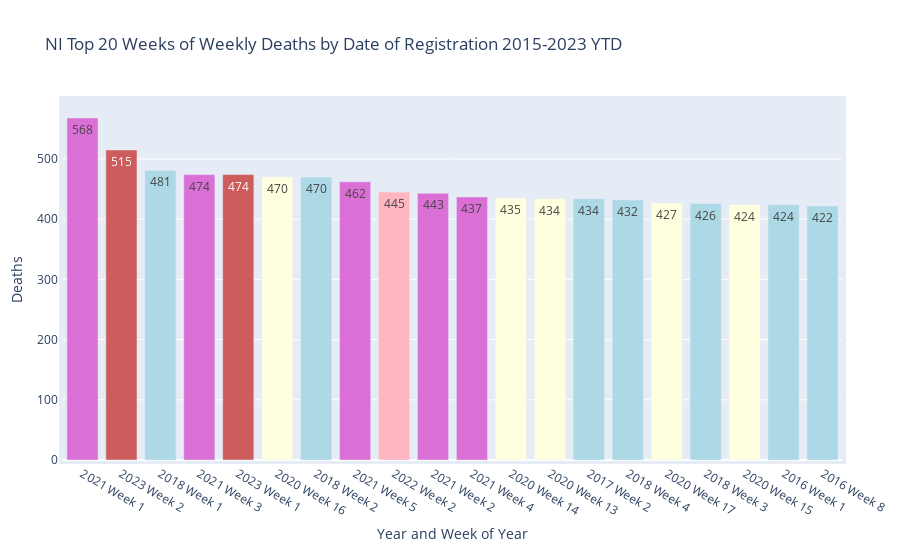

Source (notebook cell):
### Code cell
import plotly.graph_objects as go
from plotly.subplots import make_subplots
import plotly.offline as pyo

# Set notebook mode to work in offline
#pyo.init_notebook_mode()

my_colors = ["indianred" if '2023' in item else 'lightpink' if '2022' in item else 'orchid' if '2021' in item else 'lightyellow' if '2020' in item else 'lightblue' for item in sorted_melted_df['Year_and_Week']]

fig_layout = go.Layout(
    height=500,
    margin=dict(l=50, r=50, b=100, t=100, pad=4),
    title=dict(text="NI Top 20 Weeks of Weekly Deaths by Date of Registration 2015-2023 YTD"),
    xaxis=dict(title_text="Year and Week of Year", type='category'),
    yaxis=dict(title_text="Deaths"),
)

fig_deaths_trends_top20 = make_subplots(specs=[[{"secondary_y": False}]])

def get_color(year_and_week):
    return 'green'

fig_deaths_trends_top20.add_trace(
    go.Bar(
        x=sorted_melted_df['Year_and_Week'], 
        y=sorted_melted_df['Weekly_Deaths'],
        text=sorted_melted_df['Weekly_Deaths'],
        name='Core',
        marker_color=my_colors),
    secondary_y=False)

fig_deaths_trends_final = go.Figure(data=fig_deaths_trends_top20.data, layout=fig_layout)
fig_deaths_trends_final.show()

### Figure 1 — Plotly figure (JSON) as saved in the notebook; plotly's stock layout.template omitted (floating-point values rounded to 4 significant figures)
{"data": [{"marker": {"color": ["orchid", "indianred", "lightblue", "orchid", "indianred", "lightyellow", "lightblue", "orchid", "lightpink", "orchid", "orchid", "lightyellow", "lightyellow", "lightblue", "lightblue", "lightyellow", "lightblue", "lightyellow", "lightblue", "lightblue"]}, "name": "Core", "text": [568, 515, 481, 474, 474, 470, 470, 462, 445, 443, 437, 435, 434, 434, 432, 427, 426, 424, 424, 422], "type": "bar", "x": ["2021 Week 1", "2023 Week 2", "2018 Week 1", "2021 Week 3", "2023 Week 1", "2020 Week 16", "2018 Week 2", "2021 Week 5", "2022 Week 2", "2021 Week 2", "2021 Week 4", "2020 Week 14", "2020 Week 13", "2017 Week 2", "2018 Week 4", "2020 Week 17", "2018 Week 3", "2020 Week 15", "2016 Week 1", "2016 Week 8"], "xaxis": "x", "y": [568, 515, 481, 474, 474, 470, 470, 462, 445, 443, 437, 435, 434, 434, 432, 427, 426, 424, 424, 422], "yaxis": "y"}], "layout": {"autosize": true, "margin": {"b": 100, "l": 50, "pad": 4, "r": 50, "t": 100}, "title": {"text": "NI Top 20 Weeks of Weekly Deaths by Date of Registration 2015-2023 YTD"}, "xaxis": {"autorange": true, "range": [-0.5, 19.5], "title": {"text": "Year and Week of Year"}, "type": "category"}, "yaxis": {"autorange": true, "range": [0, 597.9], "title": {"text": "Deaths"}, "type": "linear"}}}
